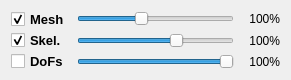
    <widget class="QWidget" name="layoutWidget">
     <property name="geometry">
      <rect>
       <x>670</x>
       <y>21</y>
       <width>291</width>
       <height>80</height>
      </rect>
     </property>
     <layout class="QVBoxLayout" name="verticalLayout_17">
      <property name="sizeConstraint">
       <enum>QLayout::SetMaximumSize</enum>
      </property>
      <item>
       <layout class="QHBoxLayout" name="horizontalLayout_41" stretch="0,1,0">
        <item>
         <widget class="QCheckBox" name="myCheckBox_RenderMesh">
          <property name="sizePolicy">
           <sizepolicy hsizetype="Fixed" vsizetype="Fixed">
            <horstretch>0</horstretch>
            <verstretch>0</verstretch>
           </sizepolicy>
          </property>
          <property name="minimumSize">
           <size>
            <width>60</width>
            <height>0</height>
           </size>
          </property>
          <property name="maximumSize">
           <size>
            <width>60</width>
            <height>20</height>
           </size>
          </property>
          <property name="font">
           <font>
            <pointsize>10</pointsize>
            <weight>75</weight>
            <bold>true</bold>
           </font>
          </property>
          <property name="focusPolicy">
           <enum>Qt::NoFocus</enum>
          </property>
          <property name="toolTip">
           <string>Hide/Show the mesh</string>
          </property>
          <property name="text">
           <string>Mesh</string>
          </property>
          <property name="checked">
           <bool>true</bool>
          </property>
         </widget>
        </item>
        <item>
         <widget class="QSlider" name="mySlider_transpMesh">
          <property name="sizePolicy">
           <sizepolicy hsizetype="Fixed" vsizetype="Fixed">
            <horstretch>0</horstretch>
            <verstretch>0</verstretch>
           </sizepolicy>
          </property>
          <property name="minimumSize">
           <size>
            <width>80</width>
            <height>0</height>
           </size>
          </property>
          <property name="maximumSize">
           <size>
            <width>180</width>
            <height>20</height>
           </size>
          </property>
          <property name="maximum">
           <number>100</number>
          </property>
          <property name="pageStep">
           <number>1</number>
          </property>
          <property name="value">
           <number>40</number>
          </property>
          <property name="orientation">
           <enum>Qt::Horizontal</enum>
          </property>
         </widget>
        </item>
        <item>
         <widget class="QLabel" name="myLabel_transMesh">
          <property name="sizePolicy">
           <sizepolicy hsizetype="Fixed" vsizetype="Fixed">
            <horstretch>0</horstretch>
            <verstretch>0</verstretch>
           </sizepolicy>
          </property>
          <property name="minimumSize">
           <size>
            <width>40</width>
            <height>0</height>
           </size>
          </property>
          <property name="maximumSize">
           <size>
            <width>40</width>
            <height>20</height>
           </size>
          </property>
          <property name="text">
           <string>100%</string>
          </property>
          <property name="alignment">
           <set>Qt::AlignRight|Qt::AlignTrailing|Qt::AlignVCenter</set>
          </property>
         </widget>
        </item>
       </layout>
      </item>
      <item>
       <layout class="QHBoxLayout" name="horizontalLayout_42" stretch="0,1,0">
        <item>
         <widget class="QCheckBox" name="myCheckBox_RenderSkeleton">
          <property name="sizePolicy">
           <sizepolicy hsizetype="Fixed" vsizetype="Fixed">
            <horstretch>0</horstretch>
            <verstretch>0</verstretch>
           </sizepolicy>
          </property>
          <property name="minimumSize">
           <size>
            <width>60</width>
            <height>0</height>
           </size>
          </property>
          <property name="maximumSize">
           <size>
            <width>60</width>
            <height>20</height>
           </size>
          </property>
          <property name="font">
           <font>
            <pointsize>10</pointsize>
            <weight>75</weight>
            <bold>true</bold>
           </font>
          </property>
          <property name="focusPolicy">
           <enum>Qt::NoFocus</enum>
          </property>
          <property name="toolTip">
           <string>Hide/Show the skeleton</string>
          </property>
          <property name="text">
           <string>Skel.</string>
          </property>
          <property name="checked">
           <bool>true</bool>
          </property>
         </widget>
        </item>
        <item>
         <widget class="QSlider" name="mySlider_transpSkeleton">
          <property name="sizePolicy">
           <sizepolicy hsizetype="Fixed" vsizetype="Fixed">
            <horstretch>0</horstretch>
            <verstretch>0</verstretch>
           </sizepolicy>
          </property>
          <property name="minimumSize">
           <size>
            <width>80</width>
            <height>0</height>
           </size>
          </property>
          <property name="maximumSize">
           <size>
            <width>180</width>
            <height>20</height>
           </size>
          </property>
          <property name="maximum">
           <number>100</number>
          </property>
          <property name="pageStep">
           <number>1</number>
          </property>
          <property name="value">
           <number>65</number>
          </property>
          <property name="orientation">
           <enum>Qt::Horizontal</enum>
          </property>
         </widget>
        </item>
        <item>
         <widget class="QLabel" name="myLabel_transSkeleton">
          <property name="sizePolicy">
           <sizepolicy hsizetype="Fixed" vsizetype="Fixed">
            <horstretch>0</horstretch>
            <verstretch>0</verstretch>
           </sizepolicy>
          </property>
          <property name="minimumSize">
           <size>
            <width>40</width>
            <height>0</height>
           </size>
          </property>
          <property name="maximumSize">
           <size>
            <width>40</width>
            <height>20</height>
           </size>
          </property>
          <property name="text">
           <string>100%</string>
          </property>
          <property name="alignment">
           <set>Qt::AlignRight|Qt::AlignTrailing|Qt::AlignVCenter</set>
          </property>
         </widget>
        </item>
       </layout>
      </item>
      <item>
       <layout class="QHBoxLayout" name="horizontalLayout_89" stretch="0,1,0">
        <item>
         <widget class="QCheckBox" name="myCheck_LocalCoord">
          <property name="enabled">
           <bool>true</bool>
          </property>
          <property name="sizePolicy">
           <sizepolicy hsizetype="Fixed" vsizetype="Fixed">
            <horstretch>0</horstretch>
            <verstretch>0</verstretch>
           </sizepolicy>
          </property>
          <property name="minimumSize">
           <size>
            <width>60</width>
            <height>0</height>
           </size>
          </property>
          <property name="maximumSize">
           <size>
            <width>60</width>
            <height>20</height>
           </size>
          </property>
          <property name="font">
           <font>
            <pointsize>10</pointsize>
            <weight>75</weight>
            <bold>true</bold>
           </font>
          </property>
          <property name="focusPolicy">
           <enum>Qt::NoFocus</enum>
          </property>
          <property name="toolTip">
           <string>Hide/Show Degrees of Freedom</string>
          </property>
          <property name="text">
           <string>DoFs</string>
          </property>
          <property name="checked">
           <bool>false</bool>
          </property>
         </widget>
        </item>
        <item>
         <widget class="QSlider" name="mySlider_transpLocalCoord">
          <property name="sizePolicy">
           <sizepolicy hsizetype="Fixed" vsizetype="Fixed">
            <horstretch>0</horstretch>
            <verstretch>0</verstretch>
           </sizepolicy>
          </property>
          <property name="minimumSize">
           <size>
            <width>80</width>
            <height>0</height>
           </size>
          </property>
          <property name="maximumSize">
           <size>
            <width>180</width>
            <height>20</height>
           </size>
          </property>
          <property name="maximum">
           <number>100</number>
          </property>
          <property name="pageStep">
           <number>1</number>
          </property>
          <property name="value">
           <number>100</number>
          </property>
          <property name="orientation">
           <enum>Qt::Horizontal</enum>
          </property>
         </widget>
        </item>
        <item>
         <widget class="QLabel" name="myLabel_transLocalCoord">
          <property name="sizePolicy">
           <sizepolicy hsizetype="Fixed" vsizetype="Fixed">
            <horstretch>0</horstretch>
            <verstretch>0</verstretch>
           </sizepolicy>
          </property>
          <property name="minimumSize">
           <size>
            <width>40</width>
            <height>0</height>
           </size>
          </property>
          <property name="maximumSize">
           <size>
            <width>40</width>
            <height>20</height>
           </size>
          </property>
          <property name="text">
           <string>100%</string>
          </property>
          <property name="alignment">
           <set>Qt::AlignRight|Qt::AlignTrailing|Qt::AlignVCenter</set>
          </property>
         </widget>
        </item>
       </layout>
      </item>
     </layout>
    </widget>
